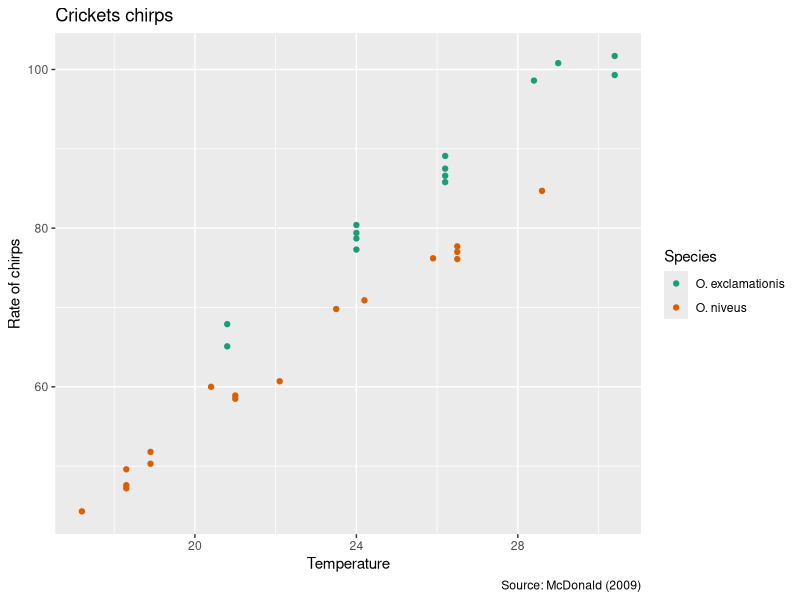
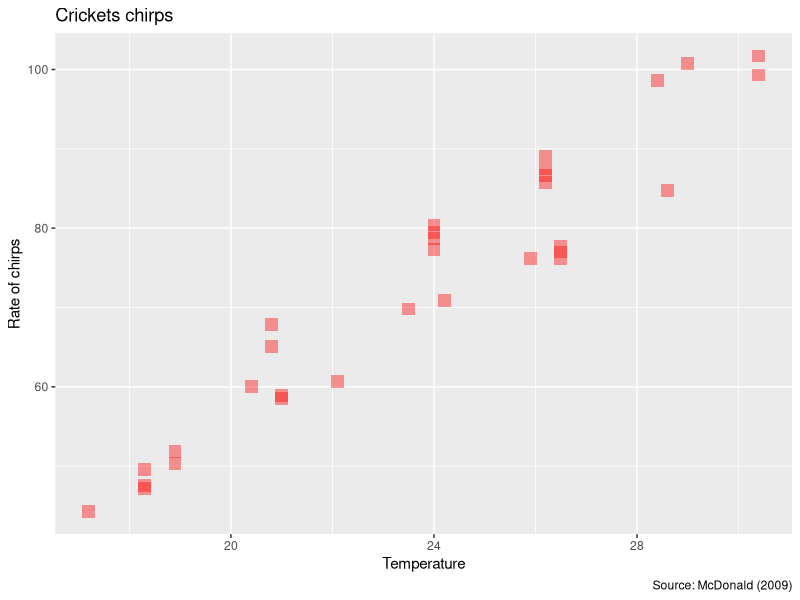
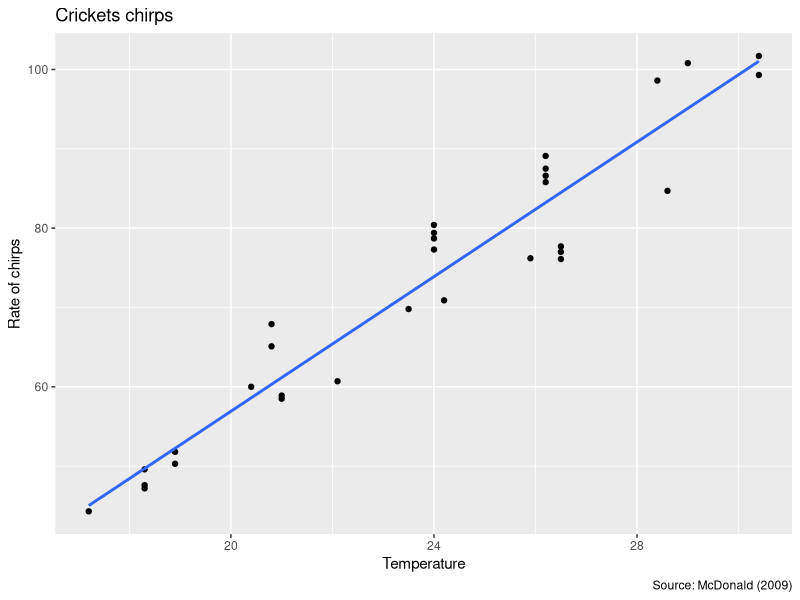
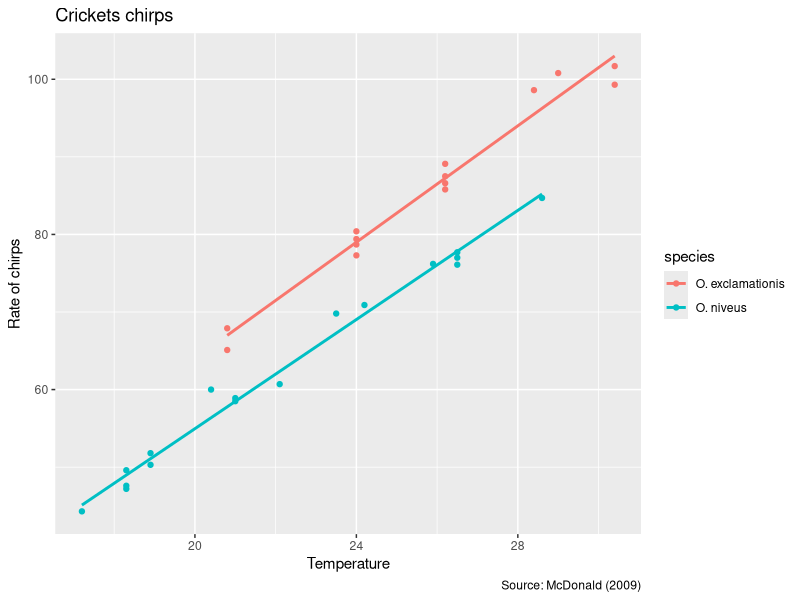
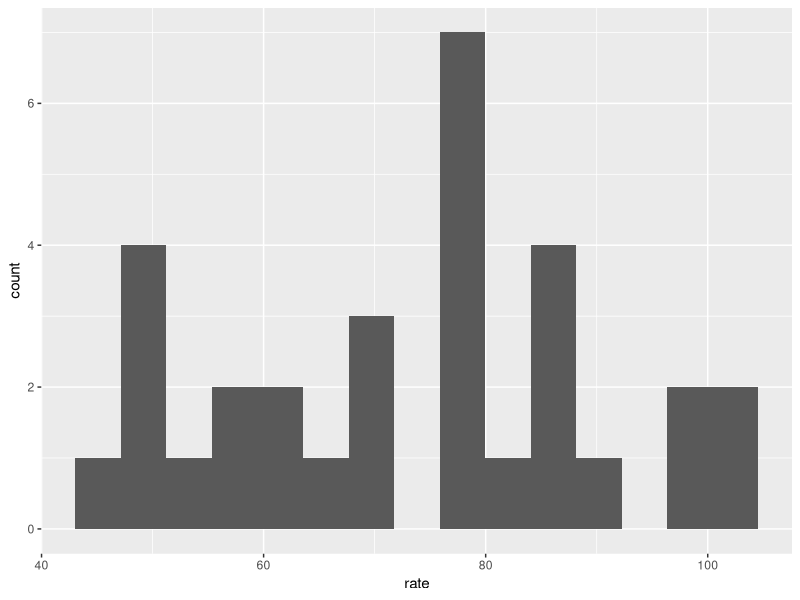
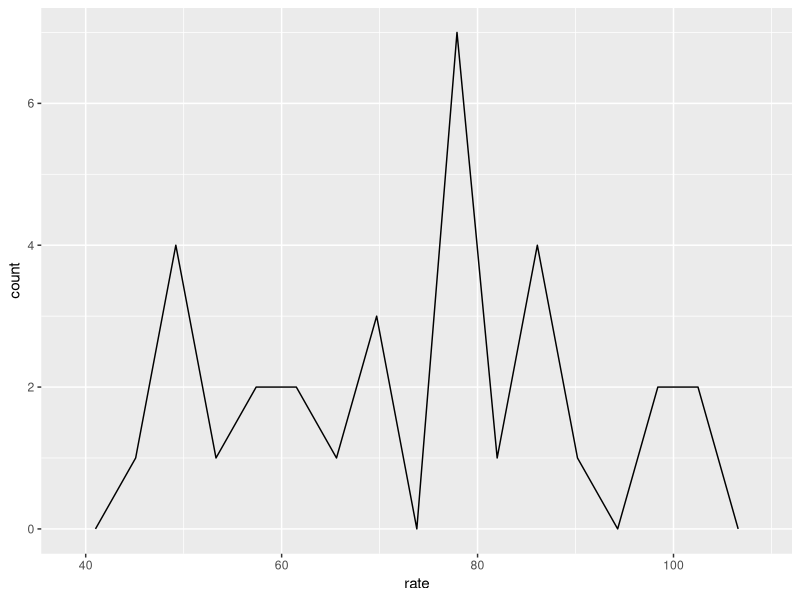
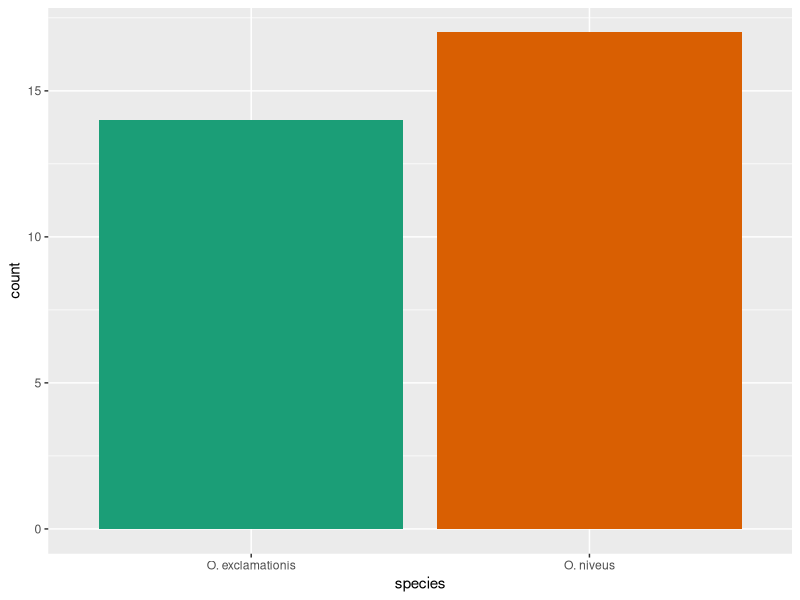
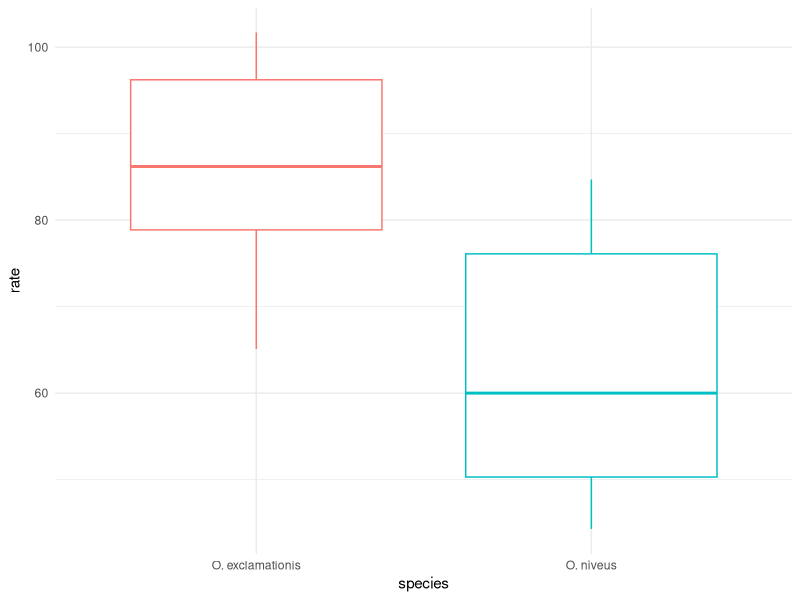

Reproduce these figures in R, in order. (Note: this script raises an error after producing the figures.)
library(tidyverse)
install.packages("modeldata")
library(modeldata)
?ggplot2
View(crickets)

# Plot basics
ggplot(crickets, aes(x=temp, y=rate,
                     color=species)) +
  geom_point() +
  labs(x = 'Temperature',
       y = 'Rate of chirps',
       color='Species',
       title = 'Crickets chirps',
       caption = 'Source: McDonald (2009)') +
  scale_color_brewer(palette='Dark2')

# Modifying aesthetics
ggplot(crickets, aes(x=temp, y=rate,
                     color=species,
                     )) +
  geom_point(shape = 'square',
             color= 'red',
             alpha = .4,
             size = 4) +
  labs(x = 'Temperature',
       y = 'Rate of chirps',
       title = 'Crickets chirps',
       caption = 'Source: McDonald (2009)')


# Adding more layers
ggplot(crickets, aes(x=temp, y=rate,
                     )) +
  geom_point() +
  geom_smooth(method = 'lm',
              se = FALSE
  )+
  labs(x = 'Temperature',
       y = 'Rate of chirps',
       title = 'Crickets chirps',
       caption = 'Source: McDonald (2009)')

# With more lines for each species

ggplot(crickets, aes(x=temp, y=rate,
                     colour = species
                      )) +
  geom_point() +
  geom_smooth(method = 'lm',
              se = FALSE
              )+
  labs(x = 'Temperature',
       y = 'Rate of chirps',
       title = 'Crickets chirps',
       caption = 'Source: McDonald (2009)')

# Get help using ?geom_point
# Histogram - one quantitative var
ggplot(crickets, aes(x=rate)) +
  geom_histogram(bins = 15)
# Frequency polygon - one quantitative var
ggplot(crickets, aes(x=rate)) +
  geom_freqpoly(bins = 15)

# Bar chart - qualitative/categorical vars
ggplot(crickets, aes(x=species,
                     fill = species)) +
  geom_bar(show.legend = FALSE) +
  scale_fill_brewer(palette = 'Dark2')

# Boxplot - one categorical/qualitative and one quantitative var
ggplot(crickets, aes(x= species,
                     y= rate,
                     colour = species)) +
  geom_boxplot(show.legend = FALSE) +
  scale_fill_brewer(palette = 'Dark2') +
  theme_minimal()

# Faceting
ggplot(crickets, aes(x= rate,
                     fill = species)) +
  geom_histogram(bins=15, show.legend = FALSE) +
  facet_wrap(~species, ncol = 2) +
  scale_fill_brewer(palette = 'Dark2') 
  

# Using base R
df = data.frame(x = rnorm(1000))
head(df)
hist(df$x)

# Using ggplot()
ggplot(df, aes(x)) +
  geom_histogram(bins = 15, 
                 colour ='red')
ggplot(df, aes(x)) +
  geom_(bins = 15, 
                 colour ='red')

data("iris")
attach(iris)
iris
View(iris)
str(iris)


summary(iris)
library(ggplot2)
ggplot(iris, aes(x=Sepal.Length, y=Sepal.Width)) +
  geom_point(colour='red')+
  labs(title = 'Sepals',
       x='Sepal Length',
       y='Sepal Width',
       caption = 'Source:')


ggplot(iris, aes(x= Sepal.Length,
                     fill = Species)) +
  geom_histogram(bins=15, show.legend = FALSE) +
  facet_wrap(~Species, ncol = 2) +
  scale_fill_brewer(palette = 'Dark2') 

ggplot(iris, aes(x= Species,
                     y= Sepal.Length,
                     colour = Species)) +
  geom_boxplot(show.legend = FALSE) 

describe(Sepal.Length)

cor.test(Sepal.Length, Sepal.Width)
cor.test(Sepal.Length, Petal.Length)
data = table(Sepal.Length, Species)
barplot(data)
View(data)
